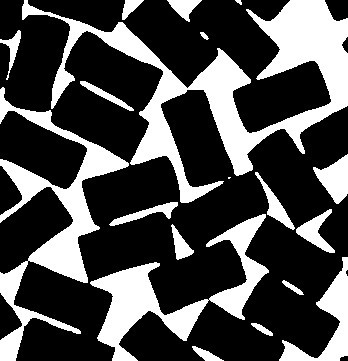
#> input picture Notebooks/03-scipy/suqares.jpg, 348 x 361 px
$ jupyter execute --allow-errors scipy-900-ndimage.ipynb   (shell and % lines are left out)   (older library calls are emulated)
#> lines starting #> are read from the running program, lines starting #| are printed output that depends on the picture; after the words box and inside, x2 and y2 are one past the last pixel; in counts of white or black regions, pixels touching at a corner belong together
[cell 1]
import numpy as np
import pylab as pl

## 图像处理-ndimage

### 形态学图像处理

[cell 2]
import numpy as np

# [17 lines left out: functions expand_image, show_image, not called in this run]

#### 膨胀和腐蚀

[cell 3]
#%fig=四连通和八连通的膨胀运算
from scipy.ndimage import morphology

# [4 lines left out: function dilation_demo, not called in this run]

#> (the rest of this cell did not finish here and is left out)

#> (a cell that did not finish here is left out)

[cell 5]
#%fig=四连通和八连通的腐蚀运算
# [4 lines left out: function erosion_demo, not called in this run]

#> (the rest of this cell did not finish here and is left out)

#### Hit和Miss

[cell 6]
#%fig=Hit和Miss运算
# [4 lines left out: function hitmiss_demo, not called in this run]

#> (the rest of this cell did not finish here and is left out)

[cell 7]
#%fig=使用Hit和Miss进行细线化运算
# [23 lines left out: function skeletonize, not called in this run]

#> (the rest of this cell did not finish here and is left out)

### 图像分割

[cell 8]
squares = pl.imread("suqares.jpg")
#> squares is the input picture: shape (361, 348, 3); min 0, max 255, mean 75.9
squares = (squares[:,:,0] < 200).astype(np.uint8)
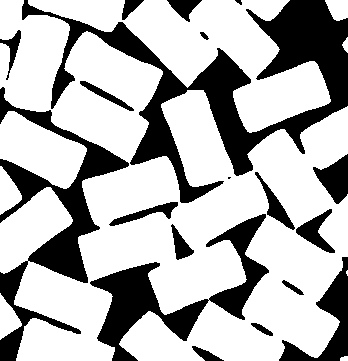
#> squares: shape (361, 348); values 0 (black) and 1 (white), 70.3% white; 19 black regions (1 under 20 px), largest, box (x1, y1, x2, y2) and area: (22, 0, 348, 203) 15996, (0, 87, 129, 361) 7851, (90, 214, 269, 361) 6538

[cell 9]
from scipy.ndimage import morphology
squares_dt = morphology.distance_transform_cdt(squares)
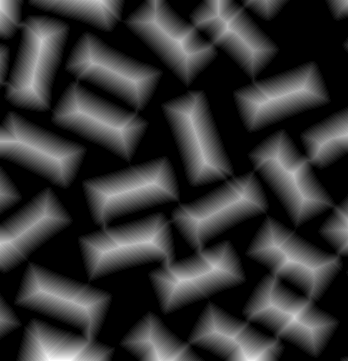
#> squares_dt: shape (361, 348) int32; min 0, max 27, mean 5.6; drawn with min black and max white
print(("各种距离值", np.unique(squares_dt)))
#| ('各种距离值', array([ 0,  1,  2,  3,  4,  5,  6,  7,  8,  9, 10, 11, 12, 13, 14, 15, 16,
#|        17, 18, 19, 20, 21, 22, 23, 24, 25, 26, 27], dtype=int32))

[cell 10]
squares_core = (squares_dt > 8).astype(np.uint8)
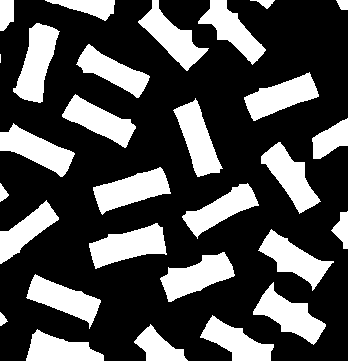
#> squares_core: shape (361, 348); values 0 (black) and 1 (white), 29.9% white; 29 white regions (1 under 20 px), largest, box (x1, y1, x2, y2) and area: (13, 23, 60, 103) 2024, (89, 223, 167, 269) 2013, (93, 167, 171, 215) 1931

[cell 11]
from scipy.ndimage.measurements import label, center_of_mass

def random_palette(labels, count, seed=1):
    np.random.seed(seed)
    palette = np.random.rand(count+1, 3)
    palette[0,:] = 0
    return palette[labels]

labels, count = label(squares_core)
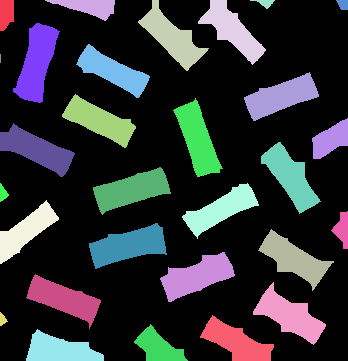
#> labels: shape (361, 348) int32; 30 distinct labels, from 0 to 29; one colour per label, 0 black
#> count = 29
h, w = labels.shape
#> h = 361; w = 348
centers = np.array(center_of_mass(labels, labels, index=list(range(1, count+1))), np.int)
#> centers = 29 pairs, first value 2 to 349, second value 0 to 342
cores = random_palette(labels, count)
#> in random_palette, `palette = np.random.rand(count+1, 3)`: palette = 30 rows, first 8: [0.417, 0.72, 0.000114], [0.302, 0.147, 0.0923], [0.186, 0.346, 0.397], [0.539, 0.419, 0.685], [0.204, 0.878, 0.0274], [0.67, 0.417, 0.559], [0.14, 0.198, 0.801], [0.968, 0.313, 0.692]
#> in random_palette, `return palette[labels]`:
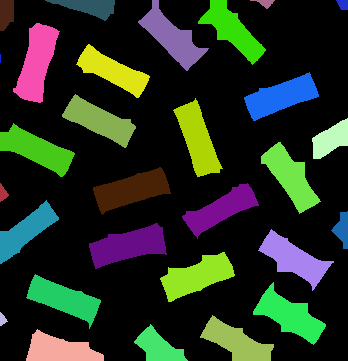
#> returned value: shape (361, 348, 3) float64; mean of channels 0, 1, 2 0.14, 0.18, 0.125; drawn as R, G, B

[cell 12]
index = morphology.distance_transform_cdt(1-squares_core,
                                          return_distances=False,
                                          return_indices=True) #❶
near_labels = labels[index[0], index[1]] #❷
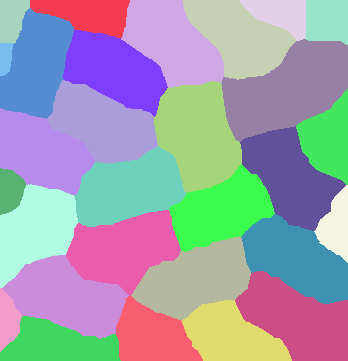
#> near_labels: shape (361, 348) int32; 29 distinct labels, from 1 to 29; one colour per label, 0 black

mask = (squares - squares_core).astype(bool)
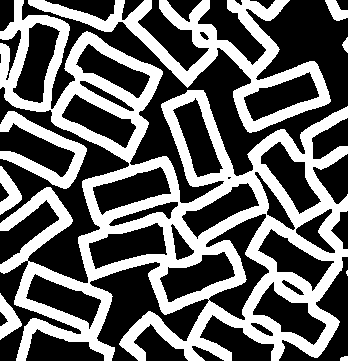
#> mask: shape (361, 348) bool; 40.4% white; 9 white regions (1 under 20 px), largest, box (x1, y1, x2, y2) and area: (0, 0, 348, 361) 38511, (28, 0, 331, 133) 8621, (0, 111, 87, 189) 2161
labels2 = labels.copy()
labels2[mask] = near_labels[mask] #❸
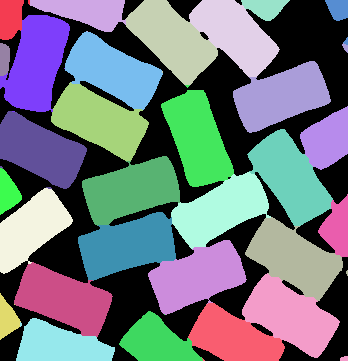
#> labels2: shape (361, 348) int32; 30 distinct labels, from 0 to 29; one colour per label, 0 black
separated = random_palette(labels2, count)
#> call 2 of random_palette, with count = 29, seed = 1
#> in random_palette (call 2), `return palette[labels]`:
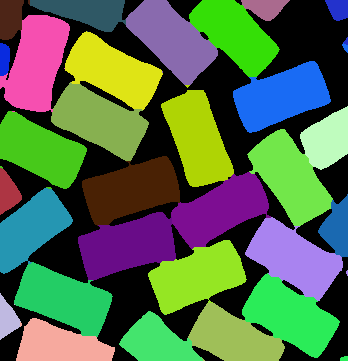
#> returned value: shape (361, 348, 3) float64; mean of channels 0, 1, 2 0.326, 0.422, 0.297; drawn as R, G, B

[cell 13]
#%figonly=矩形区域分割算法各个步骤的输出图像
fig, axes = pl.subplots(2, 3, figsize=(7.5, 5.0), )
fig.delaxes(axes[1, 2])
axes[0, 0].imshow(squares, cmap="gray");
axes[0, 1].imshow(squares_dt)
axes[0, 2].imshow(squares_core, cmap="gray")
ax = axes[1, 0]
ax.imshow(cores)
center_y, center_x = centers.T
#> center_y = 29 values, max 349 at index 28, min 2 at index 4, mean 168.7; center_x = 29 values, max 342 at index 5, min 0 at index 8, mean 159.3
ax.plot(center_x, center_y, "o", color="white")
ax.set_xlim(0, w)
ax.set_ylim(h, 0)

axes[1, 1].imshow(separated)

for ax in axes.ravel():
    ax.axis("off")

fig.subplots_adjust(wspace=0.01, hspace=0.01)
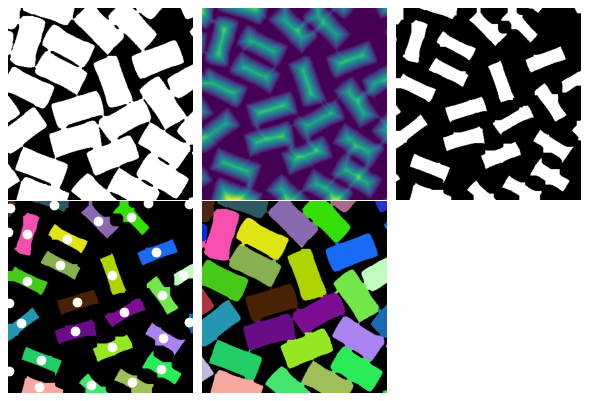
#> figure drawn by matplotlib, 5 panels
